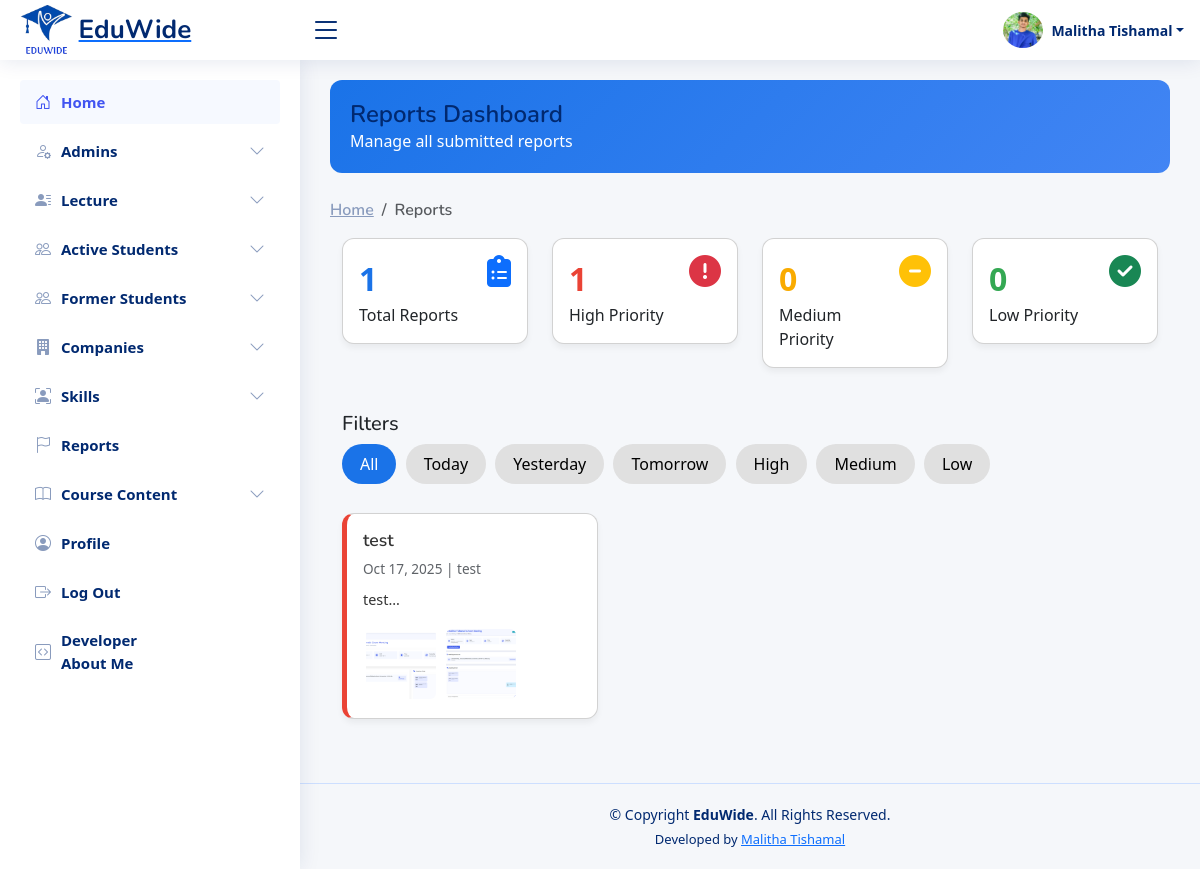
/pages-reports.php (signed in), run on the app's committed database.
### tables this page shows
CREATE TABLE `report_photos` (
  `id` int(11) NOT NULL,
  `report_id` int(11) DEFAULT NULL,
  `photo_path` varchar(255) DEFAULT NULL
);

CREATE TABLE `reports` (
  `id` int(11) NOT NULL,
  `reporter_name` varchar(255) DEFAULT NULL,
  `report_date` date DEFAULT NULL,
  `report_title` varchar(255) DEFAULT NULL,
  `issue_type` varchar(100) DEFAULT NULL,
  `issue_description` text DEFAULT NULL,
  `location` varchar(255) DEFAULT NULL,
  `reference_link` varchar(255) DEFAULT NULL,
  `priority_level` varchar(50) DEFAULT NULL,
  `created_at` timestamp NULL DEFAULT current_timestamp(),
  `description` text NOT NULL,
  `priority` varchar(20) NOT NULL DEFAULT 'low'
);

### pages-reports.php (the view, shortened to what this page needs)
<?php
require_once '../includes/db-conn.php';
$user_id = $_SESSION['admin_id'];
$stmt = $conn->prepare("SELECT * FROM admins WHERE id = ?");
$stmt->bind_param("i", $user_id);
$stmt->execute();
$user = $stmt->get_result()->fetch_assoc();
$reports_query = "SELECT r.*, rp.photo_path
                  FROM reports r
                  LEFT JOIN report_photos rp ON r.id = rp.report_id
                  ORDER BY r.created_at DESC";
$reports_result = $conn->query($reports_query);
$reports = [];
while($row = $reports_result->fetch_assoc()) {
    $reports[$row['id']][] = $row;
}
$stats_query = "SELECT
    COUNT(*) AS total_reports,
    SUM(CASE WHEN priority = 'high' THEN 1 ELSE 0 END) AS `high_priority`,
    SUM(CASE WHEN priority = 'medium' THEN 1 ELSE 0 END) AS `medium_priority`,
    SUM(CASE WHEN priority = 'low' THEN 1 ELSE 0 END) AS `low_priority`
FROM reports";
$stats_result = $conn->query($stats_query);
$stats = $stats_result->fetch_assoc();
?>
<!DOCTYPE html>
<html lang="en">
<head>
<?php include_once("../includes/css-links-inc.php"); ?>
<link href="https://cdnjs.cloudflare.com/ajax/libs/font-awesome/6.4.0/css/all.min.css" rel="stylesheet">
<link href="https://cdn.jsdelivr.net/npm/bootstrap@5.3.0/dist/css/bootstrap.min.css" rel="stylesheet">
</head>
<body>
<?php include_once("../includes/header.php"); ?>
<?php include_once("../includes/sadmin-sidebar.php"); ?>
<main id="main" class="main">
    <div class="pagetitle">
        <div class="page-header">
            <h1>Reports Dashboard</h1>
            <p class="mb-0">Manage all submitted reports</p>
        </div>
        <nav>
            <ol class="breadcrumb">
                <li class="breadcrumb-item"><a href="home.php">Home</a></li>
                <li class="breadcrumb-item active">Reports</li>
            </ol>
        </nav>
    </div>
    <section class="section container-fluid">
        <div class="row mb-4">
            <div class="col-md-3">
                <div class="card stats-card stat-total">
                    <div class="card-body d-flex justify-content-between">
                        <div><div class="stat-number"><?php echo $stats['total_reports'];?></div>Total Reports</div>
                        <i class="fas fa-clipboard-list fa-2x text-primary"></i>
                    </div>
                </div>
            </div>
            <div class="col-md-3">
                <div class="card stats-card stat-high">
                    <div class="card-body d-flex justify-content-between">
                        <div><div class="stat-number"><?php echo $stats['high_priority'];?></div>High Priority</div>
                        <i class="fas fa-exclamation-circle fa-2x text-danger"></i>
                    </div>
                </div>
            </div>
            <div class="col-md-3">
                <div class="card stats-card stat-medium">
                    <div class="card-body d-flex justify-content-between">
                        <div><div class="stat-number"><?php echo $stats['medium_priority'];?></div>Medium Priority</div>
                        <i class="fas fa-minus-circle fa-2x text-warning"></i>
                    </div>
                </div>
            </div>
            <div class="col-md-3">
                <div class="card stats-card stat-low">
                    <div class="card-body d-flex justify-content-between">
                        <div><div class="stat-number"><?php echo $stats['low_priority'];?></div>Low Priority</div>
                        <i class="fas fa-check-circle fa-2x text-success"></i>
                    </div>
                </div>
            </div>
        </div>
        <div class="filter-section mb-4">
            <h5>Filters</h5>
            <button class="filter-option active" data-filter="all">All</button>
            <button class="filter-option" data-filter="today">Today</button>
            <button class="filter-option" data-filter="yesterday">Yesterday</button>
            <button class="filter-option" data-filter="tomorrow">Tomorrow</button>
            <button class="filter-option" data-filter="high">High</button>
            <button class="filter-option" data-filter="medium">Medium</button>
            <button class="filter-option" data-filter="low">Low</button>
        </div>
        <div class="row" id="reports-container">
            <?php if(!empty($reports)): ?>
                <?php foreach($reports as $report_id => $report_group):
                    $report = $report_group[0];
                    $priority_class = strtolower($report['priority']);
                    $report_date = date('Y-m-d', strtotime($report['report_date']));
                ?>
                    <div class="col-xl-4 col-lg-6 mb-4 report-item <?php echo $priority_class; ?>"
                         data-priority="<?php echo $priority_class;?>"
                         data-date="<?php echo $report_date;?>">
                        <div class="card report-card <?php echo $priority_class;?>">
                            <div class="card-body">
                                <h5 class="report-title"><?php echo htmlspecialchars($report['report_title']); ?></h5>
                                <div class="report-meta"><?php echo date('M d, Y', strtotime($report['report_date'])); ?> | <?php echo htmlspecialchars($report['reporter_name']);?></div>
                                <div class="report-description"><?php echo htmlspecialchars(substr($report['description'],0,120)).'...';?></div>
                                <?php if(!empty($report_group[0]['photo_path'])): ?>
                                    <div class="report-photos">
                                        <?php foreach($report_group as $photo): ?>
                                            <img src="../uploads/reports/<?php echo $photo['photo_path'];?>" alt="photo" data-bs-toggle="modal" data-bs-target="#photoModal" data-photo-src="../uploads/reports/<?php echo $photo['photo_path'];?>">
                                        <?php endforeach;?>
                                    </div>
                                <?php endif;?>
                            </div>
                        </div>
                    </div>
                <?php endforeach; ?>
            <?php else: ?>
                <div class="col-12 text-center py-5"><h4>No reports found</h4></div>
            <?php endif; ?>
        </div>
    </section>
</main>
<?php include_once("../includes/footer.php"); ?>
</body>
</html>

### includes/header.php (shortened to what this page needs)
<header id="header" class="header fixed-top d-flex align-items-center">
    <div class="d-flex align-items-center justify-content-between">
        <a href="" class="logo d-flex align-items-center">
            <img src="<?php echo $base_url; ?>assets/images/logos/eduwide-logo.png" alt="">
            <span class="d-none d-lg-block">EduWide</span>
        </a>
        <i class="bi bi-list toggle-sidebar-btn"></i>
    </div>
    <nav class="header-nav ms-auto">
        <ul class="d-flex align-items-center">
            <?php
                $profilePic = isset($user['profile_picture']) && $user['profile_picture'] ? $user['profile_picture'] : 'default.png';
            ?>
            <li class="nav-item dropdown pe-3">
                <a class="nav-link nav-profile d-flex align-items-center pe-0" href="#" data-bs-toggle="dropdown">
                   <img id="profilePicture" src="<?php echo $profilePic; ?>" alt="Profile Picture" class="rounded-circle" style="width: 40px !important; height: 40px !important; object-fit: cover;">
                    <span class="d-none d-md-block dropdown-toggle ps-2"><?php echo htmlspecialchars($user['username']); ?></span>
                </a>
            </li>
        </ul>
    </nav>
</header>

### assets/css/style.css (style rules this page uses)
:root { scroll-behavior: smooth; }
body { font-family: "Open Sans", sans-serif; background: #f6f9ff; color: #444444; }
a { color: #4154f1; text-decoration: none; }
h1, h2, h3, h4, h5, h6 { font-family: "Nunito", sans-serif; }
#main { margin-top: 60px; padding: 20px 30px; transition: all 0.3s; }
.pagetitle { margin-bottom: 10px; }
.pagetitle h1 { font-size: 24px; margin-bottom: 0; font-weight: 600; color: #012970; }
.card { margin-bottom: 30px; border: none; border-radius: 5px; box-shadow: 0px 0 30px rgba(1, 41, 112, 0.1); }
.card-body { padding: 0 20px 20px 20px; }
.breadcrumb { font-size: 14px; font-family: "Nunito", sans-serif; color: #899bbd; font-weight: 600; }
.breadcrumb a { color: #899bbd; transition: 0.3s; }
.breadcrumb .breadcrumb-item::before { color: #899bbd; }
.breadcrumb .active { color: #51678f; font-weight: 600; }
.logo { line-height: 1; }
@media (min-width: 1200px) { .logo { width: 280px; } }
.logo img { max-height: 50px; margin-right: 6px; }
.logo span { font-size: 26px; font-weight: 700; color: #012970; font-family: "Nunito", sans-serif; }
.header { transition: all 0.5s; z-index: 997; height: 60px; box-shadow: 0px 2px 20px rgba(1, 41, 112, 0.1); background-color: #fff; padding-left: 20px; }
.header .toggle-sidebar-btn { font-size: 32px; padding-left: 10px; cursor: pointer; color: #012970; }
.header-nav ul { list-style: none; }
.header-nav>ul { margin: 0; padding: 0; }
.header-nav .nav-profile { color: #012970; }
.header-nav .nav-profile img { max-height: 36px; }
.header-nav .nav-profile span { font-size: 14px; font-weight: 600; }
@media (min-width: 1200px) { #main, #footer { margin-left: 300px; } }

### pages-reports.php (style rules this page uses)
body { background: #f5f7fa; font-family: 'Segoe UI', sans-serif; }
.page-header { background: linear-gradient(135deg,#1a73e8,#4285f4); color: white; padding: 20px; border-radius: 12px; margin-bottom: 25px; }
.filter-section { margin-bottom: 20px; }
.filter-option { padding: 8px 18px; margin: 0 5px 5px 0; border-radius: 20px; border:none; cursor: pointer; transition: 0.3s; background:#e0e0e0; }
.filter-option.active, .filter-option:hover { background:#1a73e8; color:white; }
.card.report-card { border-left: 5px solid #1a73e8; border-radius:12px; transition:0.3s; margin-bottom:20px; box-shadow:0 4px 6px rgba(0,0,0,0.05); }
.report-card.high { border-left-color:#ea4335; }
.report-title { font-weight:600; font-size:1.1rem; color:#333; }
.report-meta { font-size:0.85rem; color:#5f6368; margin-bottom:10px; }
.report-description { font-size:0.9rem; color:#333; line-height:1.5; margin-bottom:15px; }
.report-photos img { width:70px;height:70px;border-radius:6px;object-fit:cover;margin:3px; cursor:pointer; transition:0.3s; }
.stats-card { border-radius:12px; box-shadow:0 4px 6px rgba(0,0,0,0.05); margin-bottom:20px; }
.stat-number { font-size:2rem; font-weight:700; }
.stat-total .stat-number { color:#1a73e8; }
.stat-high .stat-number { color:#ea4335; }
.stat-medium .stat-number { color:#f9ab00; }
.stat-low .stat-number { color:#34a853; }

### data on the page
report_photos: report.report_title "test", report.report_date "Oct 17, 2025", report.reporter_name "test", report.description "test", photo_path (picture)
report_photos: photo_path (picture)

### other printed values
$user['username'] "Malitha Tishamal"
$stats['total_reports'] "1"
$stats['high_priority'] "1"
$stats['medium_priority'] "0"
$stats['low_priority'] "0"
